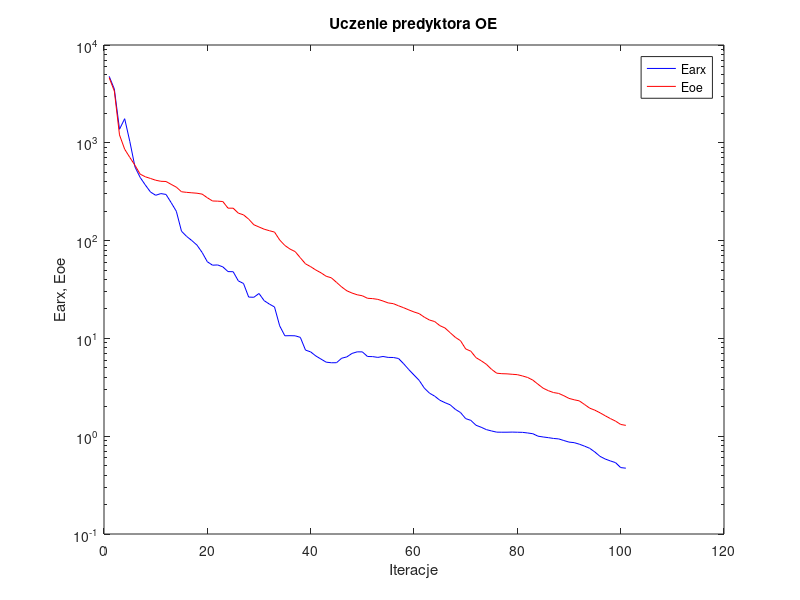
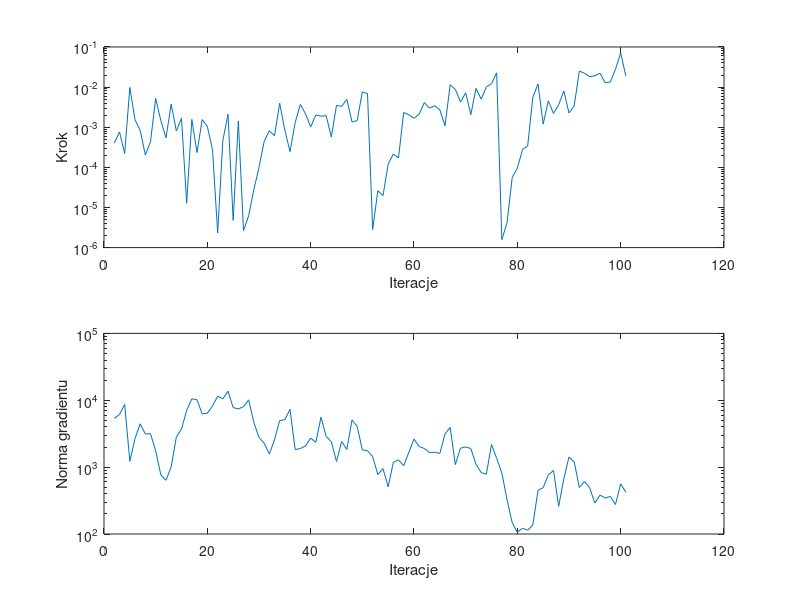

Write the MATLAB code that produced these figures, in order.
%uczenie predyktora oe
clear all;
n=0; farx(n+1)=4.784988e+003; foe(n+1)=4.640673e+003; wspucz(n+1)=0.000000e+000; ng(n+1)=0.000000e+000;
%odnowa zmiennej metryki
n=1; farx(n+1)=3.545709e+003; foe(n+1)=3.377454e+003; krok(n+1)=4.015818e-004; ng(n+1)=5.355904e+003;
n=2; farx(n+1)=1.374866e+003; foe(n+1)=1.204468e+003; krok(n+1)=7.624904e-004; ng(n+1)=6.124345e+003;
n=3; farx(n+1)=1.763850e+003; foe(n+1)=8.599005e+002; krok(n+1)=2.230373e-004; ng(n+1)=8.655148e+003;
n=4; farx(n+1)=1.029920e+003; foe(n+1)=7.084972e+002; krok(n+1)=9.767882e-003; ng(n+1)=1.223421e+003;
n=5; farx(n+1)=5.655123e+002; foe(n+1)=5.880508e+002; krok(n+1)=1.532691e-003; ng(n+1)=2.670837e+003;
n=6; farx(n+1)=4.425915e+002; foe(n+1)=4.780780e+002; krok(n+1)=8.336543e-004; ng(n+1)=4.443415e+003;
n=7; farx(n+1)=3.702776e+002; foe(n+1)=4.492450e+002; krok(n+1)=2.034749e-004; ng(n+1)=3.135810e+003;
n=8; farx(n+1)=3.138099e+002; foe(n+1)=4.318501e+002; krok(n+1)=4.342261e-004; ng(n+1)=3.165725e+003;
n=9; farx(n+1)=2.906829e+002; foe(n+1)=4.143315e+002; krok(n+1)=5.241643e-003; ng(n+1)=1.759071e+003;
n=10; farx(n+1)=3.024993e+002; foe(n+1)=4.041039e+002; krok(n+1)=1.468417e-003; ng(n+1)=7.649020e+002;
n=11; farx(n+1)=2.965927e+002; foe(n+1)=4.021584e+002; krok(n+1)=5.421351e-004; ng(n+1)=6.358914e+002;
n=12; farx(n+1)=2.444207e+002; foe(n+1)=3.759015e+002; krok(n+1)=3.783371e-003; ng(n+1)=1.012919e+003;
n=13; farx(n+1)=1.994040e+002; foe(n+1)=3.519121e+002; krok(n+1)=8.106441e-004; ng(n+1)=2.810957e+003;
n=14; farx(n+1)=1.247338e+002; foe(n+1)=3.158256e+002; krok(n+1)=1.667309e-003; ng(n+1)=3.703683e+003;
n=15; farx(n+1)=1.102853e+002; foe(n+1)=3.114130e+002; krok(n+1)=1.271718e-005; ng(n+1)=7.081953e+003;
n=16; farx(n+1)=1.000784e+002; foe(n+1)=3.081280e+002; krok(n+1)=1.563719e-003; ng(n+1)=1.050673e+004;
n=17; farx(n+1)=8.985431e+001; foe(n+1)=3.051180e+002; krok(n+1)=2.338071e-004; ng(n+1)=1.018416e+004;
n=18; farx(n+1)=7.552393e+001; foe(n+1)=2.987290e+002; krok(n+1)=1.548346e-003; ng(n+1)=6.257246e+003;
n=19; farx(n+1)=6.076941e+001; foe(n+1)=2.742450e+002; krok(n+1)=1.047362e-003; ng(n+1)=6.404536e+003;
n=20; farx(n+1)=5.606701e+001; foe(n+1)=2.541836e+002; krok(n+1)=2.742404e-004; ng(n+1)=8.211374e+003;
n=21; farx(n+1)=5.636327e+001; foe(n+1)=2.531415e+002; krok(n+1)=2.335170e-006; ng(n+1)=1.149406e+004;
n=22; farx(n+1)=5.388416e+001; foe(n+1)=2.509015e+002; krok(n+1)=4.604034e-004; ng(n+1)=1.050485e+004;
n=23; farx(n+1)=4.821198e+001; foe(n+1)=2.146554e+002; krok(n+1)=2.123614e-003; ng(n+1)=1.366701e+004;
n=24; farx(n+1)=4.806131e+001; foe(n+1)=2.144873e+002; krok(n+1)=4.770472e-006; ng(n+1)=7.782307e+003;
n=25; farx(n+1)=3.872165e+001; foe(n+1)=1.908851e+002; krok(n+1)=1.427772e-003; ng(n+1)=7.403776e+003;
%odnowa zmiennej metryki
n=26; farx(n+1)=3.644463e+001; foe(n+1)=1.834008e+002; krok(n+1)=2.651164e-006; ng(n+1)=8.026052e+003;
n=27; farx(n+1)=2.645897e+001; foe(n+1)=1.657556e+002; krok(n+1)=6.240680e-006; ng(n+1)=1.012841e+004;
n=28; farx(n+1)=2.633235e+001; foe(n+1)=1.452386e+002; krok(n+1)=2.798313e-005; ng(n+1)=4.660699e+003;
n=29; farx(n+1)=2.878693e+001; foe(n+1)=1.377810e+002; krok(n+1)=9.921626e-005; ng(n+1)=2.777893e+003;
n=30; farx(n+1)=2.430997e+001; foe(n+1)=1.308099e+002; krok(n+1)=4.448722e-004; ng(n+1)=2.286961e+003;
n=31; farx(n+1)=2.244749e+001; foe(n+1)=1.262585e+002; krok(n+1)=8.178849e-004; ng(n+1)=1.569008e+003;
n=32; farx(n+1)=2.097300e+001; foe(n+1)=1.222575e+002; krok(n+1)=6.145526e-004; ng(n+1)=2.569691e+003;
n=33; farx(n+1)=1.344539e+001; foe(n+1)=1.015540e+002; krok(n+1)=3.966104e-003; ng(n+1)=4.972300e+003;
n=34; farx(n+1)=1.063602e+001; foe(n+1)=8.919604e+001; krok(n+1)=8.471113e-004; ng(n+1)=5.118843e+003;
n=35; farx(n+1)=1.066258e+001; foe(n+1)=8.195845e+001; krok(n+1)=2.463545e-004; ng(n+1)=7.308350e+003;
n=36; farx(n+1)=1.063009e+001; foe(n+1)=7.716764e+001; krok(n+1)=1.300439e-003; ng(n+1)=1.833491e+003;
n=37; farx(n+1)=1.024816e+001; foe(n+1)=6.672479e+001; krok(n+1)=3.698907e-003; ng(n+1)=1.896397e+003;
n=38; farx(n+1)=7.592780e+000; foe(n+1)=5.785159e+001; krok(n+1)=2.162140e-003; ng(n+1)=2.077096e+003;
n=39; farx(n+1)=7.277092e+000; foe(n+1)=5.413372e+001; krok(n+1)=1.013887e-003; ng(n+1)=2.722001e+003;
n=40; farx(n+1)=6.611962e+000; foe(n+1)=5.002196e+001; krok(n+1)=2.021294e-003; ng(n+1)=2.346193e+003;
n=41; farx(n+1)=6.145504e+000; foe(n+1)=4.684360e+001; krok(n+1)=1.883940e-003; ng(n+1)=5.584946e+003;
n=42; farx(n+1)=5.715865e+000; foe(n+1)=4.319673e+001; krok(n+1)=1.943015e-003; ng(n+1)=2.884711e+003;
n=43; farx(n+1)=5.635900e+000; foe(n+1)=4.164700e+001; krok(n+1)=5.705256e-004; ng(n+1)=2.392079e+003;
n=44; farx(n+1)=5.641863e+000; foe(n+1)=3.742085e+001; krok(n+1)=3.516052e-003; ng(n+1)=1.212497e+003;
n=45; farx(n+1)=6.270593e+000; foe(n+1)=3.357283e+001; krok(n+1)=3.303815e-003; ng(n+1)=2.415467e+003;
n=46; farx(n+1)=6.472638e+000; foe(n+1)=3.067903e+001; krok(n+1)=4.956752e-003; ng(n+1)=1.835733e+003;
n=47; farx(n+1)=7.020782e+000; foe(n+1)=2.909947e+001; krok(n+1)=1.353531e-003; ng(n+1)=5.074421e+003;
n=48; farx(n+1)=7.286057e+000; foe(n+1)=2.793299e+001; krok(n+1)=1.463096e-003; ng(n+1)=4.059999e+003;
n=49; farx(n+1)=7.285128e+000; foe(n+1)=2.728835e+001; krok(n+1)=7.599313e-003; ng(n+1)=1.808186e+003;
n=50; farx(n+1)=6.529966e+000; foe(n+1)=2.571327e+001; krok(n+1)=6.884742e-003; ng(n+1)=1.756220e+003;
%odnowa zmiennej metryki
n=51; farx(n+1)=6.513840e+000; foe(n+1)=2.551913e+001; krok(n+1)=2.815262e-006; ng(n+1)=1.433998e+003;
n=52; farx(n+1)=6.395061e+000; foe(n+1)=2.506289e+001; krok(n+1)=2.617217e-005; ng(n+1)=7.742413e+002;
n=53; farx(n+1)=6.532582e+000; foe(n+1)=2.411965e+001; krok(n+1)=1.968224e-005; ng(n+1)=9.509370e+002;
n=54; farx(n+1)=6.394261e+000; foe(n+1)=2.305432e+001; krok(n+1)=1.209505e-004; ng(n+1)=5.087516e+002;
n=55; farx(n+1)=6.378916e+000; foe(n+1)=2.266538e+001; krok(n+1)=2.151397e-004; ng(n+1)=1.180490e+003;
n=56; farx(n+1)=6.233042e+000; foe(n+1)=2.155980e+001; krok(n+1)=1.711903e-004; ng(n+1)=1.283173e+003;
n=57; farx(n+1)=5.503005e+000; foe(n+1)=2.058444e+001; krok(n+1)=2.331589e-003; ng(n+1)=1.049195e+003;
n=58; farx(n+1)=4.794079e+000; foe(n+1)=1.955212e+001; krok(n+1)=2.048333e-003; ng(n+1)=1.664194e+003;
n=59; farx(n+1)=4.221196e+000; foe(n+1)=1.863715e+001; krok(n+1)=1.667309e-003; ng(n+1)=2.629568e+003;
n=60; farx(n+1)=3.723358e+000; foe(n+1)=1.791738e+001; krok(n+1)=2.118327e-003; ng(n+1)=2.031629e+003;
n=61; farx(n+1)=3.102397e+000; foe(n+1)=1.648185e+001; krok(n+1)=4.126056e-003; ng(n+1)=1.901049e+003;
n=62; farx(n+1)=2.755023e+000; foe(n+1)=1.541021e+001; krok(n+1)=2.988526e-003; ng(n+1)=1.653761e+003;
n=63; farx(n+1)=2.568279e+000; foe(n+1)=1.487291e+001; krok(n+1)=3.427028e-003; ng(n+1)=1.668722e+003;
n=64; farx(n+1)=2.332658e+000; foe(n+1)=1.350638e+001; krok(n+1)=2.716773e-003; ng(n+1)=1.602227e+003;
n=65; farx(n+1)=2.202069e+000; foe(n+1)=1.277848e+001; krok(n+1)=1.081070e-003; ng(n+1)=3.132581e+003;
n=66; farx(n+1)=2.093756e+000; foe(n+1)=1.143606e+001; krok(n+1)=1.142218e-002; ng(n+1)=3.920473e+003;
n=67; farx(n+1)=1.882468e+000; foe(n+1)=1.025516e+001; krok(n+1)=8.751130e-003; ng(n+1)=1.093085e+003;
n=68; farx(n+1)=1.745963e+000; foe(n+1)=9.472834e+000; krok(n+1)=4.266621e-003; ng(n+1)=1.920031e+003;
n=69; farx(n+1)=1.512967e+000; foe(n+1)=7.805593e+000; krok(n+1)=7.191676e-003; ng(n+1)=2.004552e+003;
n=70; farx(n+1)=1.451676e+000; foe(n+1)=7.396530e+000; krok(n+1)=2.063134e-003; ng(n+1)=1.896454e+003;
n=71; farx(n+1)=1.294013e+000; foe(n+1)=6.357443e+000; krok(n+1)=9.296334e-003; ng(n+1)=1.100036e+003;
n=72; farx(n+1)=1.234664e+000; foe(n+1)=5.909474e+000; krok(n+1)=5.036156e-003; ng(n+1)=8.307876e+002;
n=73; farx(n+1)=1.167889e+000; foe(n+1)=5.440675e+000; krok(n+1)=1.004150e-002; ng(n+1)=7.812755e+002;
n=74; farx(n+1)=1.131644e+000; foe(n+1)=4.833710e+000; krok(n+1)=1.219985e-002; ng(n+1)=2.181295e+003;
n=75; farx(n+1)=1.100380e+000; foe(n+1)=4.409246e+000; krok(n+1)=2.272397e-002; ng(n+1)=1.356995e+003;
%odnowa zmiennej metryki
n=76; farx(n+1)=1.098328e+000; foe(n+1)=4.357631e+000; krok(n+1)=1.583359e-006; ng(n+1)=8.197355e+002;
n=77; farx(n+1)=1.098600e+000; foe(n+1)=4.340022e+000; krok(n+1)=4.122508e-006; ng(n+1)=3.290279e+002;
n=78; farx(n+1)=1.101609e+000; foe(n+1)=4.296797e+000; krok(n+1)=5.561724e-005; ng(n+1)=1.476023e+002;
n=79; farx(n+1)=1.098212e+000; foe(n+1)=4.258001e+000; krok(n+1)=9.531131e-005; ng(n+1)=1.063756e+002;
n=80; farx(n+1)=1.094750e+000; foe(n+1)=4.131023e+000; krok(n+1)=2.779644e-004; ng(n+1)=1.218342e+002;
n=81; farx(n+1)=1.079107e+000; foe(n+1)=3.984801e+000; krok(n+1)=3.423805e-004; ng(n+1)=1.141062e+002;
n=82; farx(n+1)=1.060139e+000; foe(n+1)=3.744633e+000; krok(n+1)=5.608389e-003; ng(n+1)=1.367987e+002;
n=83; farx(n+1)=1.000690e+000; foe(n+1)=3.399267e+000; krok(n+1)=1.196180e-002; ng(n+1)=4.493778e+002;
n=84; farx(n+1)=9.819437e-001; foe(n+1)=3.095636e+000; krok(n+1)=1.201716e-003; ng(n+1)=4.940139e+002;
n=85; farx(n+1)=9.663635e-001; foe(n+1)=2.920692e+000; krok(n+1)=4.539152e-003; ng(n+1)=7.698428e+002;
n=86; farx(n+1)=9.485710e-001; foe(n+1)=2.794519e+000; krok(n+1)=2.209886e-003; ng(n+1)=8.895559e+002;
n=87; farx(n+1)=9.383846e-001; foe(n+1)=2.738482e+000; krok(n+1)=3.625910e-003; ng(n+1)=2.597107e+002;
n=88; farx(n+1)=9.032817e-001; foe(n+1)=2.594191e+000; krok(n+1)=8.023134e-003; ng(n+1)=6.739381e+002;
n=89; farx(n+1)=8.705378e-001; foe(n+1)=2.435461e+000; krok(n+1)=2.261309e-003; ng(n+1)=1.416801e+003;
n=90; farx(n+1)=8.592822e-001; foe(n+1)=2.357566e+000; krok(n+1)=3.382411e-003; ng(n+1)=1.202037e+003;
n=91; farx(n+1)=8.286585e-001; foe(n+1)=2.297168e+000; krok(n+1)=2.512560e-002; ng(n+1)=4.963549e+002;
n=92; farx(n+1)=7.915650e-001; foe(n+1)=2.110797e+000; krok(n+1)=2.219272e-002; ng(n+1)=6.116131e+002;
n=93; farx(n+1)=7.523966e-001; foe(n+1)=1.936008e+000; krok(n+1)=1.825682e-002; ng(n+1)=4.916613e+002;
n=94; farx(n+1)=6.897980e-001; foe(n+1)=1.845475e+000; krok(n+1)=1.912971e-002; ng(n+1)=2.899306e+002;
n=95; farx(n+1)=6.223528e-001; foe(n+1)=1.735245e+000; krok(n+1)=2.223039e-002; ng(n+1)=3.833756e+002;
n=96; farx(n+1)=5.847430e-001; foe(n+1)=1.618945e+000; krok(n+1)=1.274938e-002; ng(n+1)=3.447371e+002;
n=97; farx(n+1)=5.588168e-001; foe(n+1)=1.515358e+000; krok(n+1)=1.340015e-002; ng(n+1)=3.643288e+002;
n=98; farx(n+1)=5.369452e-001; foe(n+1)=1.427205e+000; krok(n+1)=2.788178e-002; ng(n+1)=2.765928e+002;
n=99; farx(n+1)=4.777158e-001; foe(n+1)=1.319382e+000; krok(n+1)=7.119534e-002; ng(n+1)=5.618810e+002;
n=100; farx(n+1)=4.709354e-001; foe(n+1)=1.290108e+000; krok(n+1)=1.883428e-002; ng(n+1)=4.231048e+002;

figure; semilogy(farx,'b'); hold on; semilogy(foe,'r'); xlabel('Iteracje'); ylabel('Earx, Eoe'); legend('Earx','Eoe'); title('Uczenie predyktora OE');
figure; subplot(2,1,1); semilogy(krok); xlabel('Iteracje'); ylabel('Krok');
subplot(2,1,2); semilogy(ng); xlabel('Iteracje'); ylabel('Norma gradientu');
Earx=farx(n+1)
Eoe=foe(n+1)
